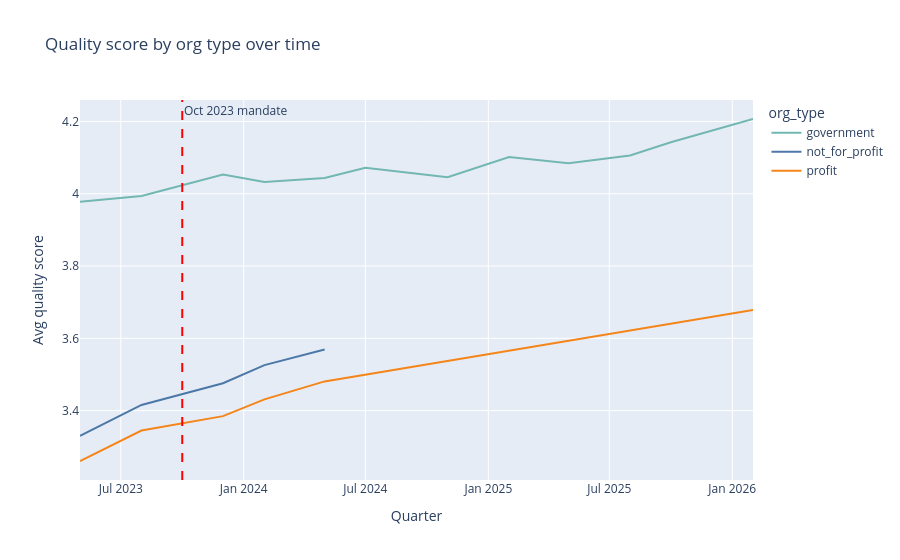

Notebook code cell kept with this figure:
### Code cell
# Quality trend by org type over time
qual_org = (
    ratings[ratings['org_type'] != 'unknown']
    .groupby(['snapshot_date','org_type'])['quality_score']
    .mean().reset_index()
)

fig = px.line(
    qual_org, x='snapshot_date', y='quality_score', color='org_type',
    title='Quality score by org type over time',
    labels={'quality_score':'Avg quality score','snapshot_date':'Quarter'},
    color_discrete_map={'profit':'#F58518','not_for_profit':'#4C78A8','government':'#72B7B2'}
)
fig.add_vline(x=MANDATE_TS, line_dash='dash', line_color='red',
              annotation_text='Oct 2023 mandate')
fig.show()

### Figure 1 — Plotly figure (JSON) as saved in the notebook; plotly's stock layout.template omitted (floating-point values rounded to 4 significant figures)
{"data": [{"hovertemplate": "org_type=government<br>Quarter=%{x}<br>Avg quality score=%{y}<extra></extra>", "legendgroup": "government", "line": {"color": "#72B7B2", "dash": "solid"}, "marker": {"symbol": "circle"}, "mode": "lines", "name": "government", "orientation": "v", "showlegend": true, "type": "scatter", "x": ["2023-05-01T00:00:00.000000", "2023-08-01T00:00:00.000000", "2023-12-01T00:00:00.000000", "2024-02-01T00:00:00.000000", "2024-05-01T00:00:00.000000", "2024-07-01T00:00:00.000000", "2024-11-01T00:00:00.000000", "2025-02-01T00:00:00.000000", "2025-05-01T00:00:00.000000", "2025-08-01T00:00:00.000000", "2025-10-01T00:00:00.000000", "2026-02-01T00:00:00.000000"], "xaxis": "x", "y": [3.978, 3.994, 4.053, 4.032, 4.044, 4.072, 4.046, 4.102, 4.085, 4.106, 4.143, 4.207], "yaxis": "y"}, {"hovertemplate": "org_type=not_for_profit<br>Quarter=%{x}<br>Avg quality score=%{y}<extra></extra>", "legendgroup": "not_for_profit", "line": {"color": "#4C78A8", "dash": "solid"}, "marker": {"symbol": "circle"}, "mode": "lines", "name": "not_for_profit", "orientation": "v", "showlegend": true, "type": "scatter", "x": ["2023-05-01T00:00:00.000000", "2023-08-01T00:00:00.000000", "2023-12-01T00:00:00.000000", "2024-02-01T00:00:00.000000", "2024-05-01T00:00:00.000000"], "xaxis": "x", "y": [3.33, 3.416, 3.476, 3.526, 3.569], "yaxis": "y"}, {"hovertemplate": "org_type=profit<br>Quarter=%{x}<br>Avg quality score=%{y}<extra></extra>", "legendgroup": "profit", "line": {"color": "#F58518", "dash": "solid"}, "marker": {"symbol": "circle"}, "mode": "lines", "name": "profit", "orientation": "v", "showlegend": true, "type": "scatter", "x": ["2023-05-01T00:00:00.000000", "2023-08-01T00:00:00.000000", "2023-12-01T00:00:00.000000", "2024-02-01T00:00:00.000000", "2024-05-01T00:00:00.000000", "2026-02-01T00:00:00.000000"], "xaxis": "x", "y": [3.261, 3.345, 3.385, 3.431, 3.481, 3.678], "yaxis": "y"}], "layout": {"annotations": [{"showarrow": false, "text": "Oct 2023 mandate", "x": 1696118400000, "xanchor": "left", "xref": "x", "y": 1, "yanchor": "top", "yref": "y domain"}], "legend": {"title": {"text": "org_type"}, "tracegroupgap": 0}, "shapes": [{"line": {"color": "red", "dash": "dash"}, "type": "line", "x0": 1696118400000, "x1": 1696118400000, "xref": "x", "y0": 0, "y1": 1, "yref": "y domain"}], "title": {"text": "Quality score by org type over time"}, "xaxis": {"anchor": "y", "domain": [0, 1], "title": {"text": "Quarter"}}, "yaxis": {"anchor": "x", "domain": [0, 1], "title": {"text": "Avg quality score"}}}}
